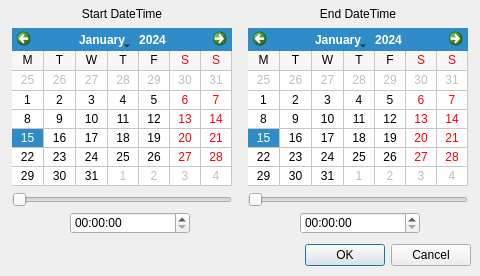
<?xml version="1.0" encoding="UTF-8"?>
<ui version="4.0">
 <class>QEStripChartTimeDialog</class>
 <widget class="QWidget" name="QEStripChartTimeDialog">
  <property name="geometry">
   <rect>
    <x>0</x>
    <y>0</y>
    <width>480</width>
    <height>276</height>
   </rect>
  </property>
  <property name="windowTitle">
   <string>Strip Chart Times</string>
  </property>
  <widget class="QDialogButtonBox" name="buttonBox">
   <property name="geometry">
    <rect>
     <x>300</x>
     <y>242</y>
     <width>171</width>
     <height>26</height>
    </rect>
   </property>
   <property name="standardButtons">
    <set>QDialogButtonBox::Cancel|QDialogButtonBox::Ok</set>
   </property>
  </widget>
  <widget class="QLabel" name="label">
   <property name="geometry">
    <rect>
     <x>12</x>
     <y>6</y>
     <width>220</width>
     <height>15</height>
    </rect>
   </property>
   <property name="text">
    <string>Start DateTime</string>
   </property>
   <property name="alignment">
    <set>Qt::AlignCenter</set>
   </property>
  </widget>
  <widget class="QLabel" name="label_2">
   <property name="geometry">
    <rect>
     <x>248</x>
     <y>6</y>
     <width>220</width>
     <height>15</height>
    </rect>
   </property>
   <property name="text">
    <string>End DateTime</string>
   </property>
   <property name="alignment">
    <set>Qt::AlignCenter</set>
   </property>
  </widget>
  <widget class="QCalendarWidget" name="startDate">
   <property name="geometry">
    <rect>
     <x>12</x>
     <y>28</y>
     <width>220</width>
     <height>158</height>
    </rect>
   </property>
   <property name="minimumDate">
    <date>
     <year>2005</year>
     <month>8</month>
     <day>1</day>
    </date>
   </property>
   <property name="maximumDate">
    <date>
     <year>2099</year>
     <month>12</month>
     <day>31</day>
    </date>
   </property>
   <property name="firstDayOfWeek">
    <enum>Qt::Monday</enum>
   </property>
   <property name="gridVisible">
    <bool>true</bool>
   </property>
   <property name="horizontalHeaderFormat">
    <enum>QCalendarWidget::SingleLetterDayNames</enum>
   </property>
   <property name="verticalHeaderFormat">
    <enum>QCalendarWidget::NoVerticalHeader</enum>
   </property>
  </widget>
  <widget class="QCalendarWidget" name="endDate">
   <property name="geometry">
    <rect>
     <x>248</x>
     <y>28</y>
     <width>220</width>
     <height>158</height>
    </rect>
   </property>
   <property name="minimumDate">
    <date>
     <year>2005</year>
     <month>8</month>
     <day>1</day>
    </date>
   </property>
   <property name="maximumDate">
    <date>
     <year>2099</year>
     <month>12</month>
     <day>31</day>
    </date>
   </property>
   <property name="firstDayOfWeek">
    <enum>Qt::Monday</enum>
   </property>
   <property name="gridVisible">
    <bool>true</bool>
   </property>
   <property name="horizontalHeaderFormat">
    <enum>QCalendarWidget::SingleLetterDayNames</enum>
   </property>
   <property name="verticalHeaderFormat">
    <enum>QCalendarWidget::NoVerticalHeader</enum>
   </property>
  </widget>
  <widget class="QSlider" name="startTimeSlider">
   <property name="geometry">
    <rect>
     <x>12</x>
     <y>192</y>
     <width>220</width>
     <height>16</height>
    </rect>
   </property>
   <property name="maximum">
    <number>239</number>
   </property>
   <property name="orientation">
    <enum>Qt::Horizontal</enum>
   </property>
  </widget>
  <widget class="QSlider" name="endTimeSlider">
   <property name="geometry">
    <rect>
     <x>248</x>
     <y>192</y>
     <width>220</width>
     <height>16</height>
    </rect>
   </property>
   <property name="maximum">
    <number>239</number>
   </property>
   <property name="orientation">
    <enum>Qt::Horizontal</enum>
   </property>
  </widget>
  <widget class="QTimeEdit" name="startTimeEdit">
   <property name="geometry">
    <rect>
     <x>70</x>
     <y>212</y>
     <width>120</width>
     <height>22</height>
    </rect>
   </property>
  </widget>
  <widget class="QTimeEdit" name="endTimeEdit">
   <property name="geometry">
    <rect>
     <x>300</x>
     <y>212</y>
     <width>120</width>
     <height>22</height>
    </rect>
   </property>
  </widget>
 </widget>
 <resources/>
 <connections/>
</ui>
